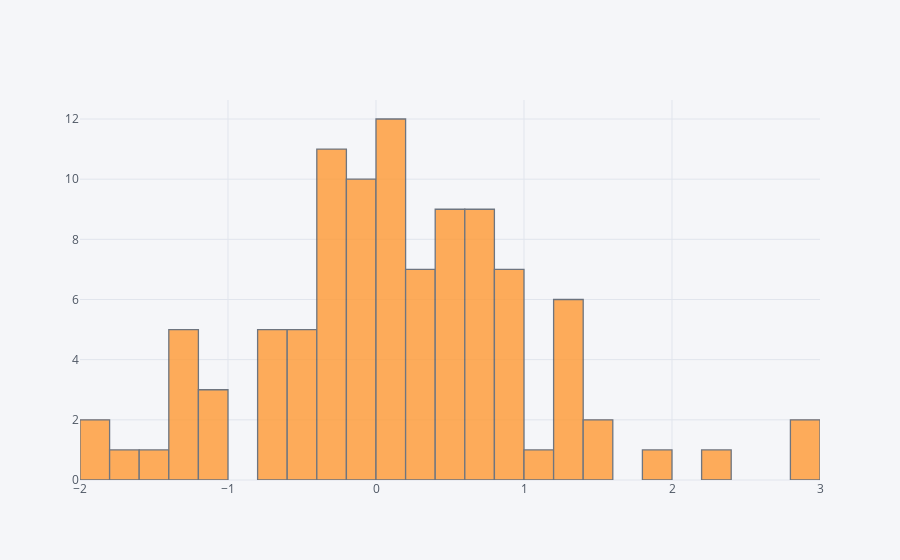

Notebook cell for this chart:
### Code cell
df1['A'].iplot(kind='hist',bins=25)

### Figure 1 — Plotly figure (JSON) as saved in the notebook; plotly's stock layout.template omitted (floating-point values rounded to 4 significant figures)
{"data": [{"histfunc": "count", "histnorm": "", "marker": {"color": "rgba(255, 153, 51, 1.0)", "line": {"color": "#4D5663", "width": 1.3}}, "name": "A", "nbinsx": 25, "opacity": 0.8, "orientation": "v", "type": "histogram", "uid": "98ce8456-350a-4be2-a1d0-49aae1c6f0b7", "x": [1.341, -0.2758, 2.978, 1.374, -1.352, -0.1229, 1.476, 0.0255, -1.176, -0.355, -1.213, 0.3839, 0.3754, 0.186, 0.3319, -0.2332, 0.8575, 0.1562, -0.5633, 0.1237, 0.08552, 1.855, -0.4648, 0.7627, 0.2496, 0.4531, -0.2778, 0.8095, 0.283, 1.289, -0.1654, -0.4856, 0.6427, 1.03, -0.3518, -0.1818, -0.02864, -0.4783, 0.5338, -0.2079, 0.4126, -0.1908, 0.4315, -0.7512, -0.1617, -0.7484, 0.5425, 0.08321, 0.2668, 0.2505, 0.08239, 0.1435, 0.1375, 0.9135, 0.9945, 0.1603, 0.5521, -0.6152, -0.3955, 0.9066, 0.1372, 0.4764, -1.849, -0.1938, 2.807, 0.6485, -0.2159, -1.348, -1.397, 2.31, 1.267, 1.248, 0.02299, 1.302, -0.3196, -0.5962, -0.314, -0.1025, 0.9996, -1.854, 0.6119, 0.5013, 0.7548, 0.72, -0.6458, 1.524, -1.67, -1.003, -1.393, -0.7396, -0.2743, 0.7026, 0.9746, -1.184, -0.08358, -0.1936, 0.4169, -1.542, 0.6013, 0.618]}], "layout": {"barmode": "overlay", "legend": {"bgcolor": "#F5F6F9", "font": {"color": "#4D5663"}}, "paper_bgcolor": "#F5F6F9", "plot_bgcolor": "#F5F6F9", "title": {"font": {"color": "#4D5663"}}, "xaxis": {"gridcolor": "#E1E5ED", "showgrid": true, "tickfont": {"color": "#4D5663"}, "title": {"font": {"color": "#4D5663"}, "text": ""}, "zerolinecolor": "#E1E5ED"}, "yaxis": {"gridcolor": "#E1E5ED", "showgrid": true, "tickfont": {"color": "#4D5663"}, "title": {"font": {"color": "#4D5663"}, "text": ""}, "zerolinecolor": "#E1E5ED"}}}
